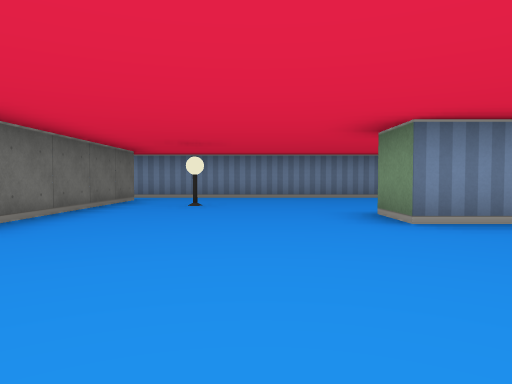
[1] (above)

14 first-person views from a walk through a cub3D level. The camera is about half as high as the walls, tilts 2° down and sees 70° across. The floor is counted in squares. Each view is taken from the middle of a square. On the plan, view 1 faces up. The plan holds only what a view shows up to about 9 squares ahead; the rest is blank.

[2]
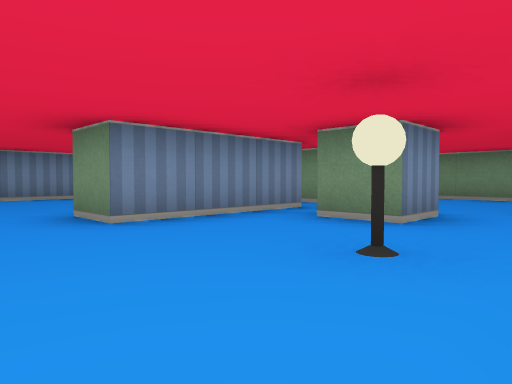

[3]
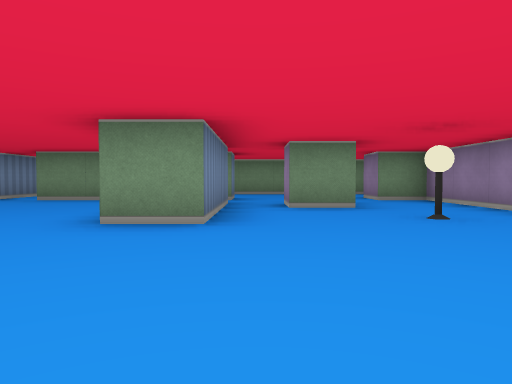

[4]
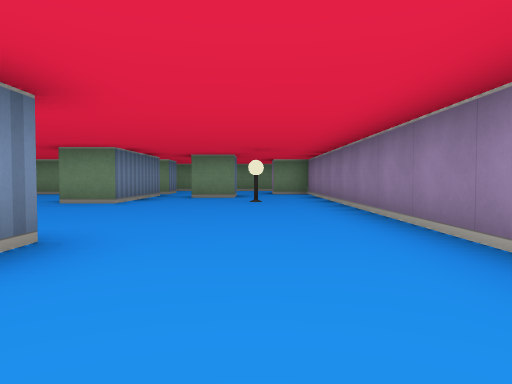

[5]
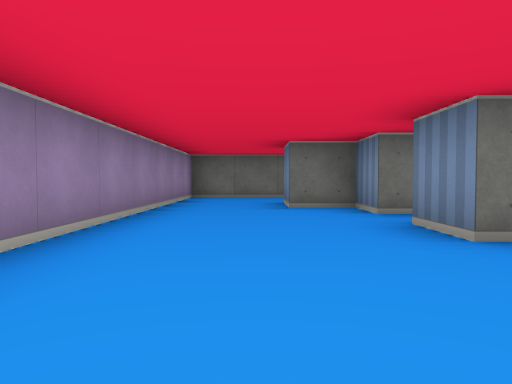

[6]
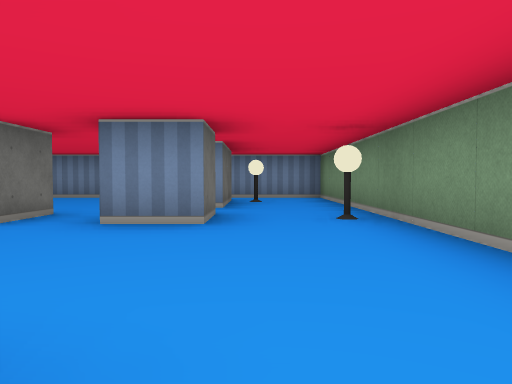

[7]
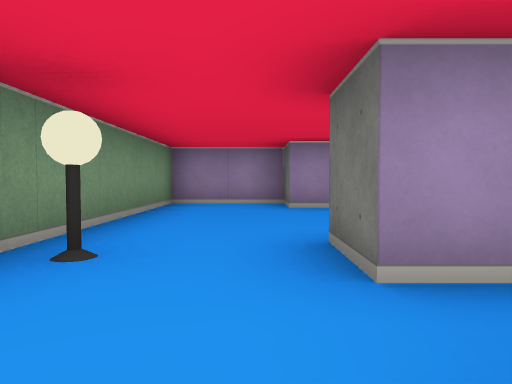

[8]
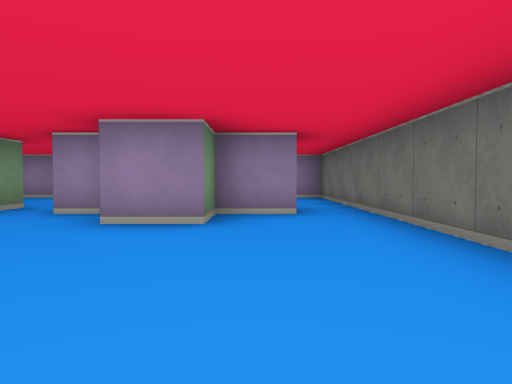

[9]
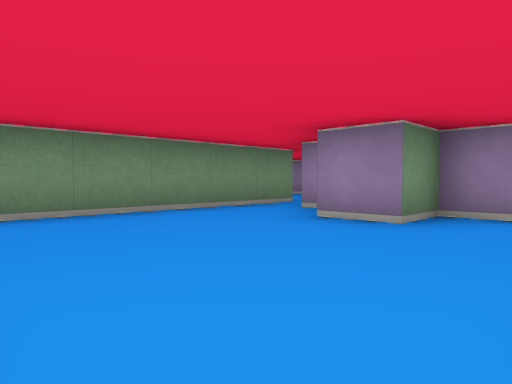

[10]
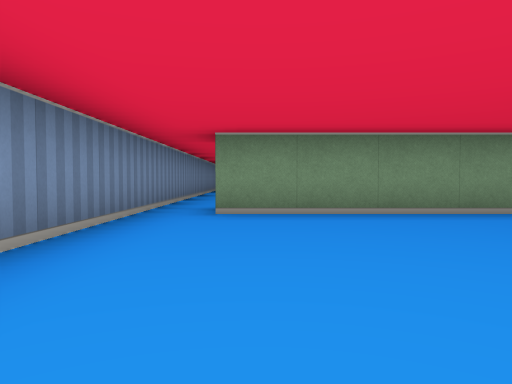

[11]
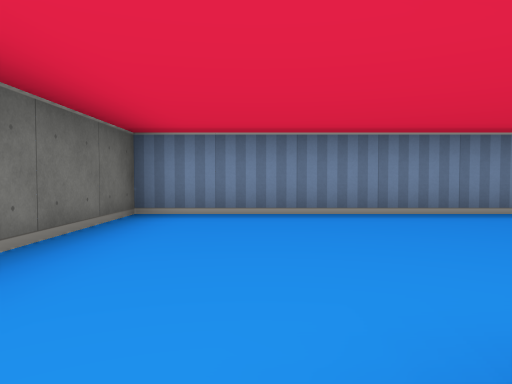

[12]
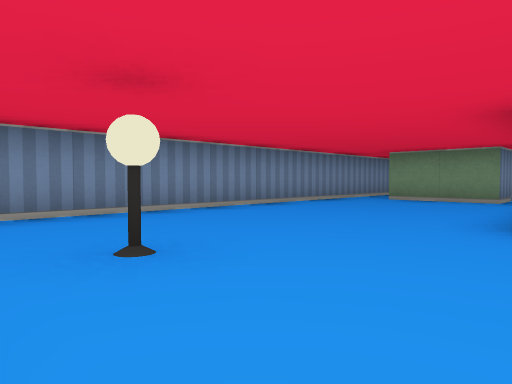

[13]
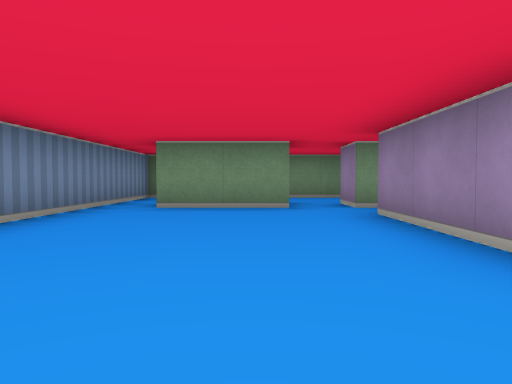

[14]
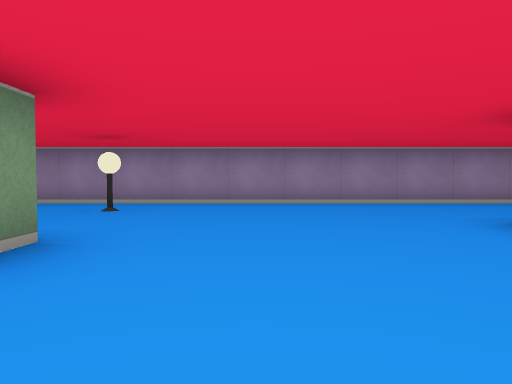

### Floor plan
Ten units are one square. View 1 is at (0, 0); x grows to the right and y downward. Boxes are objects, and circles mark ways between rooms. Rooms are numbered by the first view taken in them; rooms with no view inside come last. Other rooms are left out.
<svg viewBox="-90 -90 180 100">
<path fill="none" stroke="#000" d="M21 -45 45 -45 45 -35 15 -35 15 -45M46 -15 35 -15 35 -25 45 -25M55 -35 55 -45 65 -45 65 -35 55 -35M-45 -30 -45 -25 -55 -25 -55 -15 -65 -15M-25 -75 -25 -25 -35 -25 -35 -35M65 -75 65 -55 55 -55 55 -75M65 -85 -35 -85M-85 -35 -85 5 55 5 55 -5 65 -5 65 5 85 5 85 -75M-51 -35 -45 -35M-75 -35 -65 -35 -65 -45 -55 -45M-35 -35 -35 -75M-35 -85 -85 -85 -85 -35M85 -75 85 -85 65 -85"/>
<rect x="-15" y="-65" width="10" height="10" fill="#bbb"><title>lamp</title></rect>
<rect x="15" y="-15" width="10" height="10" fill="#bbb"><title>lamp</title></rect>
<rect x="65" y="-75" width="10" height="10" fill="#bbb"><title>lamp</title></rect>
<rect x="75" y="-45" width="10" height="10" fill="#bbb"><title>lamp</title></rect>
<circle cx="-30" cy="-80" r="3" fill="#2a7"/>
<circle cx="-40" cy="-30" r="3" fill="#2a7"/>
<circle cx="-80" cy="-30" r="3" fill="#2a7"/>
<circle cx="60" cy="-80" r="3" fill="#2a7"/>
<circle cx="75" cy="-65" r="3" fill="#2a7"/>
<text x="10" y="-30">1</text>
<text x="-60" y="-60">2</text>
<text x="70" y="-80">3</text>
</svg>
Room 1 opens to room 2. Room 1 opens to room 3.

Where each view was taken, in squares from view 1:
view 1: 0 up, 0 right, facing up
view 2: 0 up, 0 right, facing up-right
view 3: 3 up, 2 left, facing right
view 4: 1 up, 5 left, facing right
view 5: 1 up, 0 right, facing left
view 6: 0 up, 7 right, facing up
view 7: 6 up, 7 right, facing down
view 8: 8 up, 7 left, facing down
view 9: 8 up, 8 left, facing down-right
view 10: 7 up, 8 left, facing right
view 11: 4 up, 7 left, facing up
view 12: 4 up, 2 left, facing up-right
view 13: 6 up, 0 right, facing right
view 14: 6 up, 0 right, facing down
